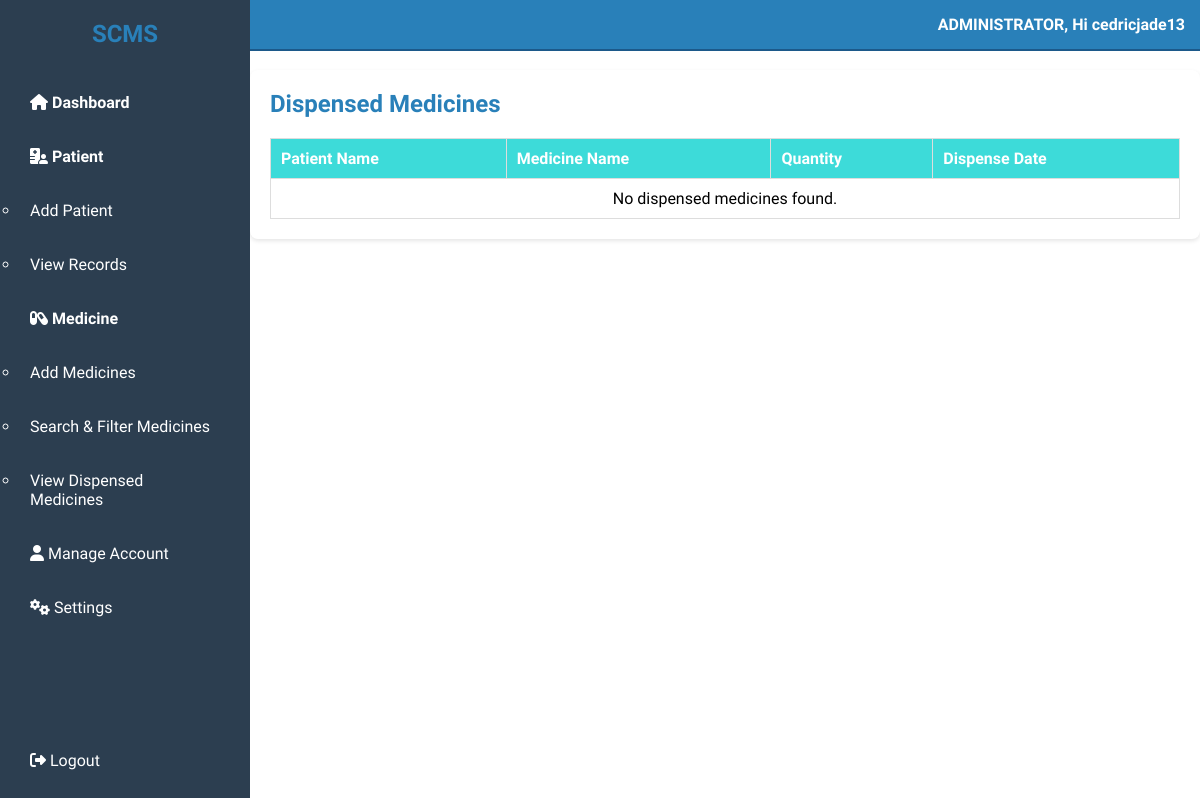
The page /admin/view_dispensed_medicines.php (signed in) on the database as committed earlier.
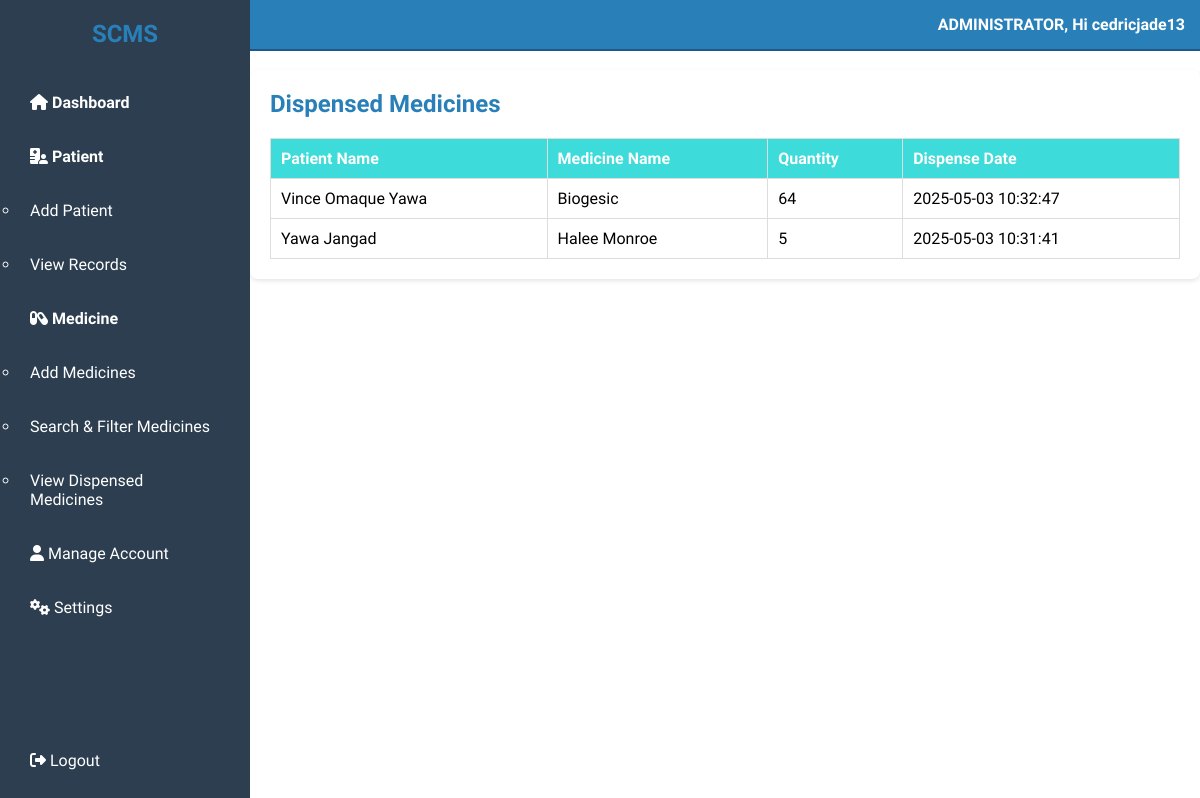
The same page on the database as committed later.
### tables this page shows
CREATE TABLE `medicine_dispenses` (
  `id` int(11) NOT NULL,
  `patient_id` int(11) NOT NULL,
  `medicine_id` int(11) NOT NULL,
  `quantity` int(11) NOT NULL,
  `dispense_date` timestamp NOT NULL DEFAULT current_timestamp()
);

CREATE TABLE `patients` (
  `id` int(20) NOT NULL,
  `full_name` varchar(100) NOT NULL,
  `dob` date NOT NULL,
  `gender` enum('Male','Female','Other') NOT NULL,
  `contact_number` varchar(15) NOT NULL,
  `email` varchar(100) NOT NULL,
  `address` text NOT NULL,
  `blood_type` varchar(10) NOT NULL,
  `allergies` varchar(100) NOT NULL,
  `conditions` varchar(100) NOT NULL,
  `surgeries` varchar(100) NOT NULL,
  `medications` varchar(100) NOT NULL,
  `family_history` varchar(100) NOT NULL,
  `assigned_doctor` varchar(100) NOT NULL,
  `reason_for_visit` text NOT NULL,
  `emergency_contact_name` varchar(100) NOT NULL,
  `relationship` varchar(100) NOT NULL,
  `emergency_contact_number` varchar(15) NOT NULL,
  `created_at` timestamp NOT NULL DEFAULT current_timestamp() ON UPDATE current_timestamp()
);

CREATE TABLE `medicines` (
  `id` int(11) NOT NULL,
  `name` varchar(255) NOT NULL,
  `dosage` varchar(100) NOT NULL,
  `quantity` int(11) NOT NULL,
  `expiry_date` date NOT NULL,
  `description` text NOT NULL
);

### admin/view_dispensed_medicines.php (the view, shortened to what this page needs)
<?php
include('../database/config.php');
if (isset($_SESSION['username'])) {
    $username = $_SESSION['username'];
} else {
    header("Location: login.php");
    exit();
}
$dispenses = [];
$sql = "SELECT md.id, p.full_name, m.name AS medicine_name, md.quantity, md.dispense_date
        FROM medicine_dispenses md
        JOIN patients p ON md.patient_id = p.id
        JOIN medicines m ON md.medicine_id = m.id
        ORDER BY md.dispense_date DESC";
$result = $conn->query($sql);
if ($result->num_rows > 0) {
    while ($row = $result->fetch_assoc()) {
        $dispenses[] = $row;
    }
}
?>
<!DOCTYPE html>
<html lang="en">
<head>
<link rel="stylesheet" href="https://cdnjs.cloudflare.com/ajax/libs/font-awesome/6.7.2/css/all.min.css" />
</head>
<body>
<div class="container">
    <aside class="sidebar">
        <h2>SCMS</h2>
        <ul class="menu">
            <li><span class="toggle dashboard"><i class="fa-solid fa-house"></i> Dashboard</span></li>
            <li>
                <span class="toggle"><i class="fa-solid fa-hospital-user"></i> Patient</span>
                <ul class="submenu">
                    <li><a href="patients.php">Add Patient</a></li>
                    <li><a href="view_records.php">View Records</a></li>
                </ul>
            </li>
            <li>
                <span class="toggle"><i class="fa-solid fa-capsules"></i> Medicine</span>
                <ul class="submenu">
                    <li><a href="medicines.php">Add Medicines</a></li>
                    <li><a href="store_medicine.php">Search & Filter Medicines</a></li>
                    <li><a href="view_dispensed_medicines.php">View Dispensed Medicines</a></li>
                </ul>
            </li>
            <li><a href="create_account.php"><i class="fa-solid fa-user"></i> Manage Account</a></li>
            <li><a href="#settings"><i class="fa-solid fa-gears"></i> Settings</a></li>
        </ul>
        <a href="login.php" class="logout"><i class="fa-solid fa-right-from-bracket"></i> Logout</a>
    </aside>
    <header class="header">
        <div class="admin-info">ADMINISTRATOR, Hi <?php echo htmlspecialchars($username); ?></div>
    </header>
    <main class="main-content">
        <h2>Dispensed Medicines</h2>
        <table>
            <thead>
                <tr>
                    <th>Patient Name</th>
                    <th>Medicine Name</th>
                    <th>Quantity</th>
                    <th>Dispense Date</th>
                </tr>
            </thead>
            <tbody>
                <?php if(count($dispenses) > 0): ?>
                    <?php foreach ($dispenses as $dispense): ?>
                        <tr>
                            <td><?php echo htmlspecialchars($dispense['full_name']); ?></td>
                            <td><?php echo htmlspecialchars($dispense['medicine_name']); ?></td>
                            <td><?php echo htmlspecialchars($dispense['quantity']); ?></td>
                            <td><?php echo htmlspecialchars($dispense['dispense_date']); ?></td>
                        </tr>
                    <?php endforeach; ?>
                <?php else: ?>
                    <tr><td colspan="5" style="text-align:center;">No dispensed medicines found.</td></tr>
                <?php endif; ?>
            </tbody>
        </table>
    </main>
</div>
</body>
</html>

Rows that differ between the two databases and show on the page:
added medicine_dispenses: patient.full_name "Vince Omaque Yawa", medicine.name "Biogesic", quantity "64", dispense_date "2025-05-03 10:32:47"
added medicine_dispenses: patient.full_name "Yawa Jangad", medicine.name "Halee Monroe", quantity "5", dispense_date "2025-05-03 10:31:41"
Other text that changed with them:
text no longer shown: "No dispensed medicines found."
